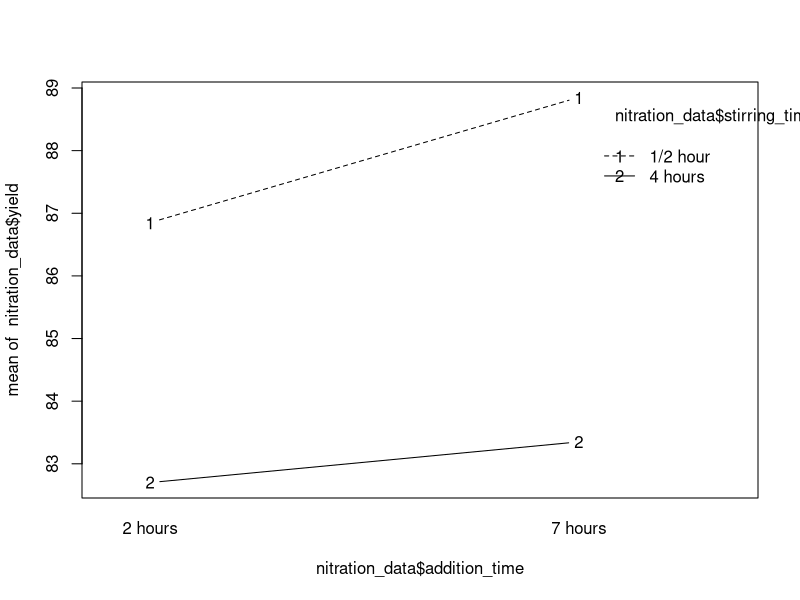

Generate this figure with R:
#Question 1

itrain=c(95, 102, 186, 74, 81, 47, 153, 118, 77, 22, 86, 60, 128, 55, 124, 61, 187, 65, 33, 136, 113, 142, 50, 200, 125, 139, 196, 28, 76, 29, 17, 161, 172, 46, 199, 101, 188, 147, 191, 129, 159, 169, 149, 64, 99, 6, 58, 78, 16, 183, 105, 49, 1, 133, 140, 168, 135, 156, 174, 7, 89, 10, 98, 32, 182, 151, 45, 44, 88, 26, 185, 150, 3, 84, 59, 154, 143, 96, 106, 166, 38, 20, 138, 163, 71, 87, 132, 100, 23, 148, 145, 164, 130, 103, 171, 34, 165, 31, 110, 137, 30, 97, 194, 116, 4, 157, 180, 179, 85, 15, 94, 69, 181, 27, 39, 109, 197, 80, 192, 35, 12, 73, 189, 198, 66, 178, 119, 141, 8, 40, 175, 68, 42, 108, 123, 5, 93, 11, 122, 14, 162, 190, 117, 177, 54, 92, 104, 82, 83, 134, 63, 36, 114, 57, 115, 48, 53, 52, 112, 18, 24, 75, 107, 195, 90, 56, 37, 158, 127, 126)

ihold=c(325, 68, 245, 83, 295, 153, 151, 234, 218, 172, 144, 46, 306, 208, 255, 50, 11, 204, 304, 109, 307, 277, 286, 73, 289, 167, 47, 56, 276, 169, 174, 196, 266, 226, 53, 272, 102, 302, 317, 75, 41, 128, 78, 58, 283, 239, 24, 94, 29, 1, 99, 203, 115, 159, 87, 5, 246, 81, 176, 275, 106, 112, 175, 332, 231, 76, 314, 114, 143, 97, 155, 267, 15, 96, 43, 105, 127, 309, 280, 36, 147, 25, 256, 195, 2, 72, 74, 178, 192, 194, 51, 92, 298, 89, 20, 64, 85, 222, 90, 184, 161, 202, 146, 281, 168, 287, 268, 23, 135, 253, 216, 88, 44, 26, 233, 200, 219, 242, 138, 27, 154, 149, 62, 37, 14, 243, 259, 223, 294, 263, 140, 77, 173, 217, 212, 98, 308, 193, 38, 213, 148, 311, 35, 278, 326, 45, 32, 156, 7, 292, 55, 274, 258, 61, 238, 9, 22, 108, 179, 21, 86, 65, 67, 260, 66, 291, 170, 10, 125, 117, 331, 145, 297, 34, 313, 252, 220, 111, 316, 12, 162, 237, 82, 265, 186, 296, 171, 211, 165, 288, 134, 123, 248, 141, 6, 124, 262, 180, 251, 315)

library(MASS)
data(Pima.tr)
mytrain=Pima.tr[itrain,]
data(Pima.te)
myhold=Pima.te[ihold,]; str(myhold$type)

# Part A
model1 = glm(type ~ npreg + glu + bp + skin + bmi + ped + age
             , data = mytrain 
             , family = binomial("logit")); summary(model1)
# Part B
model2 = glm(type ~ glu + bmi + ped + age
             , data = mytrain 
             , family = binomial("logit")); summary(model2)

# Part C
model1_prob <- predict(model1, newdata = myhold
                       , type = "response"); model1_prob

model2_prob <- predict(model2, newdata = myhold, type = "response"); model2_prob


# Part d
model1_class <- as.factor(ifelse(model1_prob < 0.5, "No", "Yes")); model1_class
model2_class <- as.factor(ifelse(model2_prob < 0.5, "No", "Yes")); model2_class


library(caret)
cm <- confusionMatrix(model1_class, myhold$type)
cm$table

cm2 <- confusionMatrix(model2_class, myhold$type)
cm2$table

# Part f
model1.3_class <- as.factor(ifelse(model1_prob < 0.3, "No", "Yes")); model1_class
model2.3_class <- as.factor(ifelse(model2_prob < 0.3, "No", "Yes")); model2_class

cmf <- confusionMatrix(model1.3_class, myhold$type)
cmf$table

cmf2 <- confusionMatrix(model2.3_class, myhold$type)
cmf2$table




# Question 3

addition_time = c(rep(c("2 hours", "7 hours"), 4))
stirring_time = c(rep("1/2 hour", 4), rep("4 hours", 4))
Heel = c(rep(c("No Heel", "With Heel"), times = 2, each = 2))
yield = c(87.2, 88.4, 86.5, 89.3, 82.0, 83.0, 83.4, 83.7)

addition_time = factor(addition_time, levels = c("2 hours", "7 hours"))
stirring_time = factor(stirring_time, levels = c("1/2 hour", "4 hours"))
Heel = factor(Heel, levels = c("No Heel", "With Heel")) 

nitration_data <- data.frame(addition_time = addition_time
                             , stirring_time = stirring_time
                             , Heel = Heel, yield = yield)

interaction.plot(x.factor = nitration_data$addition_time,
                 trace.factor = nitration_data$stirring_time, 
                 response = nitration_data$yield,
                 type = 'b')

# Part b( take coefficient of addition )
mod_all1 <- lm(yield ~ addition_time + stirring_time + Heel
               , data = nitration_data)
summary(( mod_all1 ))

# part c,d,e
mod_all <- lm(yield ~ addition_time + stirring_time + Heel
              , data = nitration_data)
summary( aov( mod_all ))




# question 4

# (a) The experimental units in this experiment are
# A. the four different colors.
# B. the potential customers. - ans
# C. type of packaging and color.
# D. the measure of attractiveness

# (b) The factors are
# A. the four different colors.
# B. the rating scale and package combination.
# C. the potential customers.
# D. type of packaging and color. - ans